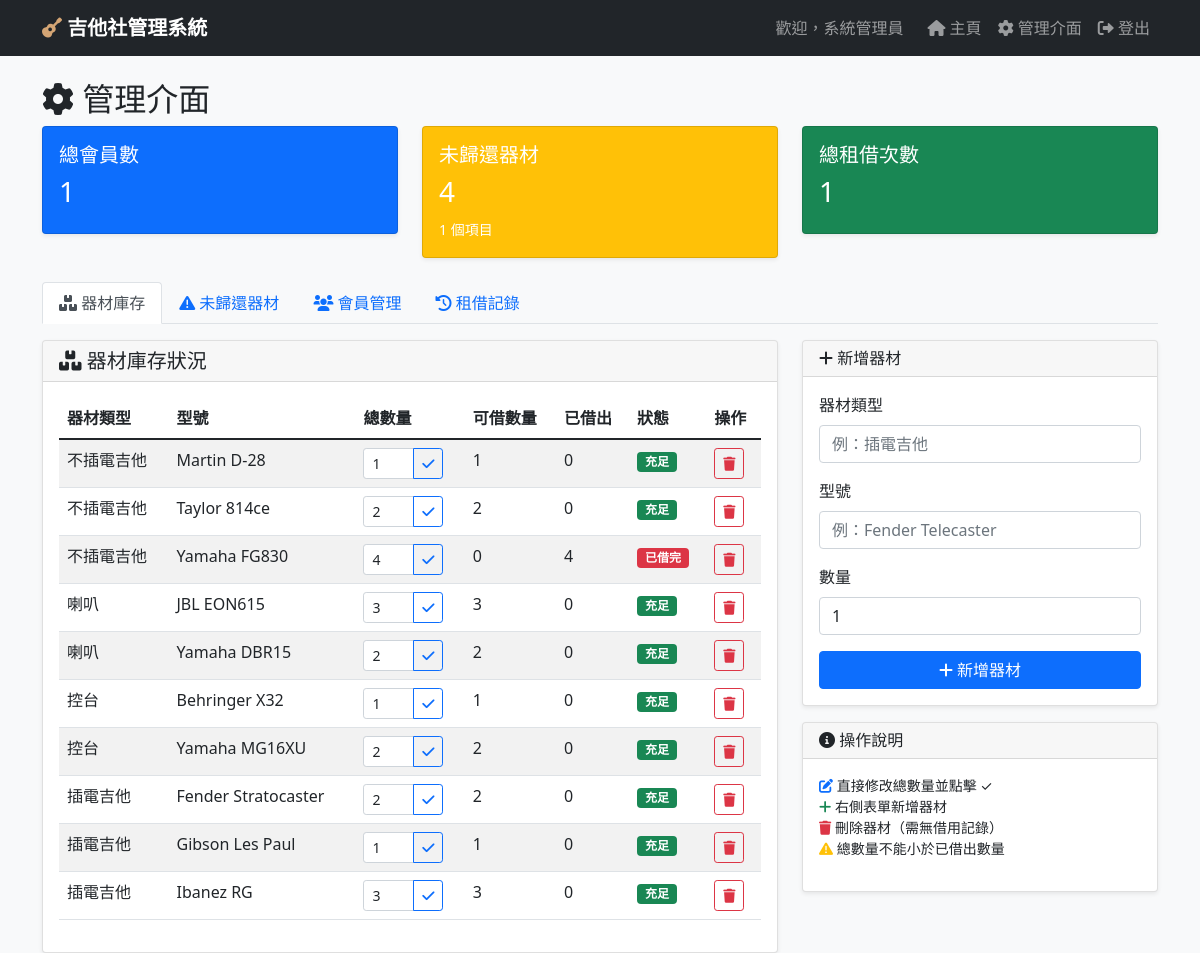
The page /admin (signed in) on the database its author committed.
### tables this page shows
CREATE TABLE equipment (
            id INTEGER PRIMARY KEY AUTOINCREMENT,
            category TEXT NOT NULL,
            model TEXT NOT NULL,
            total_quantity INTEGER NOT NULL DEFAULT 1,
            available_quantity INTEGER NOT NULL DEFAULT 1
        );

### coding/app.py (the view)
@app.route('/admin')
@admin_required
def admin_panel():
    conn = sqlite3.connect('guitar_club.db')
    cursor = conn.cursor()
    cursor.execute('SELECT id, student_id, name, class_name, club_role, created_at FROM users WHERE is_admin = 0')
    members = cursor.fetchall()
    cursor.execute('''
        WITH rental_summary AS (
            -- 原始租借記錄（每次租借的總數量）
            SELECT u.name, u.student_id, e.category, e.model,
                   rr.rental_time,
                   NULL as return_time,
                   COUNT(*) as batch_quantity,
                   'rental' as record_type,
                   COUNT(*) as total_rental_quantity,
                   SUM(CASE WHEN rr.status = 'borrowed' THEN 1 ELSE 0 END) as remaining_borrowed,
                   0 as sort_order
            FROM rental_records rr
            JOIN users u ON rr.user_id = u.id
            JOIN equipment e ON rr.equipment_id = e.id
            GROUP BY u.id, e.id, rr.rental_time

            UNION ALL

            -- 歸還記錄（每次歸還的數量）
            SELECT u.name, u.student_id, e.category, e.model,
                   rr.rental_time,
                   rr.return_time,
                   COUNT(*) as batch_quantity,
                   'return' as record_type,
                   (SELECT COUNT(*) FROM rental_records rr2
                    JOIN equipment e2 ON rr2.equipment_id = e2.id
                    WHERE rr2.user_id = rr.user_id
                      AND rr2.rental_time = rr.rental_time
                      AND e2.category = e.category
                      AND e2.model = e.model) as total_rental_quantity,
                   (SELECT COUNT(*) FROM rental_records rr3
                    JOIN equipment e3 ON rr3.equipment_id = e3.id
                    WHERE rr3.user_id = rr.user_id
                      AND rr3.rental_time = rr.rental_time
                      AND e3.category = e.category
                      AND e3.model = e.model
                      AND rr3.status = 'borrowed') as remaining_borrowed,
                   1 as sort_order
            FROM rental_records rr
            JOIN users u ON rr.user_id = u.id
            JOIN equipment e ON rr.equipment_id = e.id
            WHERE rr.return_time IS NOT NULL
            GROUP BY u.id, e.id, rr.rental_time, rr.return_time
        )
        SELECT name, student_id, category, model, rental_time, return_time,
               batch_quantity, record_type, total_rental_quantity, remaining_borrowed
        FROM rental_summary
        ORDER BY rental_time DESC, sort_order ASC,
                 CASE WHEN return_time IS NULL THEN '9999-12-31 23:59:59' ELSE return_time END DESC
    ''')
    all_rentals = cursor.fetchall()
    cursor.execute('''
        SELECT u.name, u.student_id, e.category, e.model,
               COUNT(*) as total_borrowed_count,
               MIN(rr.rental_time) as first_rental_time,
               MAX(rr.rental_time) as last_rental_time
        FROM rental_records rr
        JOIN users u ON rr.user_id = u.id
        JOIN equipment e ON rr.equipment_id = e.id
        WHERE rr.status = 'borrowed'
        GROUP BY u.id, e.id
        ORDER BY first_rental_time ASC
    ''')
    unreturned = cursor.fetchall()
    cursor.execute('''
        SELECT e.id, e.category, e.model, e.total_quantity, e.available_quantity,
               (e.total_quantity - e.available_quantity) as borrowed_quantity
        FROM equipment e
        ORDER BY e.category, e.model
    ''')
    equipment_status = cursor.fetchall()
    conn.close()
    return render_template('admin.html',
                         members=members,
                         all_rentals=all_rentals,
                         unreturned=unreturned,
                         equipment_status=equipment_status)

### coding/app.py (called while the page is built)
def admin_required(f):
    @wraps(f)
    def decorated_function(*args, **kwargs):
        if 'user_id' not in session:
            return redirect(url_for('login'))
        conn = sqlite3.connect('guitar_club.db')
        cursor = conn.cursor()
        cursor.execute('SELECT is_admin FROM users WHERE id = ?', (session['user_id'],))
        user = cursor.fetchone()
        conn.close()
        if not user or not user[0]:
            flash('需要管理員權限', 'error')
            return redirect(url_for('dashboard'))
        return f(*args, **kwargs)
    return decorated_function

### coding/templates/admin.html (shortened to what this page needs)
{% extends "base.html" %}
{% block content %}
<div class="row">
    <div class="col-12">
        <h2><i class="fas fa-cog"></i> 管理介面</h2>
        <div class="row mb-4">
            <div class="col-md-4">
                <div class="card bg-primary text-white">
                    <div class="card-body">
                        <h5>總會員數</h5>
                        <h3>{{ members|length }}</h3>
                    </div>
                </div>
            </div>
            <div class="col-md-4">
                <div class="card bg-warning text-white">
                    <div class="card-body">
                        <h5>未歸還器材</h5>
                        <h3>{{ unreturned|sum(attribute=4) }}</h3>
                        <small>{{ unreturned|length }} 個項目</small>
                    </div>
                </div>
            </div>
            <div class="col-md-4">
                <div class="card bg-success text-white">
                    <div class="card-body">
                        <h5>總租借次數</h5>
                        <h3>{{ all_rentals|length }}</h3>
                    </div>
                </div>
            </div>
        </div>
        <ul class="nav nav-tabs" id="adminTabs" role="tablist">
            <li class="nav-item" role="presentation">
                <button class="nav-link active" id="inventory-tab" data-bs-toggle="tab" data-bs-target="#inventory" type="button" role="tab">
                    <i class="fas fa-boxes"></i> 器材庫存
                </button>
            </li>
            <li class="nav-item" role="presentation">
                <button class="nav-link" id="unreturned-tab" data-bs-toggle="tab" data-bs-target="#unreturned" type="button" role="tab">
                    <i class="fas fa-exclamation-triangle"></i> 未歸還器材
                </button>
            </li>
            <li class="nav-item" role="presentation">
                <button class="nav-link" id="members-tab" data-bs-toggle="tab" data-bs-target="#members" type="button" role="tab">
                    <i class="fas fa-users"></i> 會員管理
                </button>
            </li>
            <li class="nav-item" role="presentation">
                <button class="nav-link" id="records-tab" data-bs-toggle="tab" data-bs-target="#records" type="button" role="tab">
                    <i class="fas fa-history"></i> 租借記錄
                </button>
            </li>
        </ul>
        <div class="tab-content" id="adminTabContent">
            <div class="tab-pane fade show active" id="inventory" role="tabpanel">
                <div class="row">
                    <div class="col-lg-8">
                        <div class="card mt-3">
                            <div class="card-header">
                                <h5 class="mb-0"><i class="fas fa-boxes"></i> 器材庫存狀況</h5>
                            </div>
                            <div class="card-body">
                                {% if equipment_status %}
                                <div class="table-responsive">
                                    <table class="table table-striped">
                                        <thead>
                                            <tr>
                                                <th>器材類型</th>
                                                <th>型號</th>
                                                <th>總數量</th>
                                                <th>可借數量</th>
                                                <th>已借出</th>
                                                <th>狀態</th>
                                                <th>操作</th>
                                            </tr>
                                        </thead>
                                        <tbody>
                                            {% for item in equipment_status %}
                                            <tr>
                                                <td>{{ item[1] }}</td>
                                                <td>{{ item[2] }}</td>
                                                <td>
                                                    <form method="POST" action="{{ url_for('update_equipment') }}" class="d-inline">
                                                        <div class="input-group input-group-sm" style="width: 80px;">
                                                            <input type="number" class="form-control" name="total_quantity"
                                                                   value="{{ item[3] }}" min="1" max="99">
                                                            <button type="submit" class="btn btn-outline-primary btn-sm"
                                                                    onclick="return confirm('確定要修改數量嗎？')">
                                                                <i class="fas fa-check"></i>
                                                            </button>
                                                        </div>
                                                    </form>
                                                </td>
                                                <td>{{ item[4] }}</td>
                                                <td>{{ item[5] }}</td>
                                                <td>
                                                    {% if item[4] == 0 %}
                                                        <span class="badge bg-danger">已借完</span>
                                                    {% elif item[4] <= item[3] * 0.3 %}
                                                        <span class="badge bg-warning">庫存不足</span>
                                                    {% else %}
                                                        <span class="badge bg-success">充足</span>
                                                    {% endif %}
                                                </td>
                                                <td>
                                                    <a href="{{ url_for('delete_equipment', equipment_id=item[0]) }}"
                                                       class="btn btn-outline-danger btn-sm"
                                                       onclick="return confirm('確定要刪除此器材嗎？如有未歸還記錄將無法刪除。')">
                                                        <i class="fas fa-trash"></i>
                                                    </a>
                                                </td>
                                            </tr>
                                            {% endfor %}
                                        </tbody>
                                    </table>
                                </div>
                                {% else %}
                                <p class="text-muted">暫無器材資料</p>
                                {% endif %}
                            </div>
                        </div>
                    </div>
                    <div class="col-lg-4">
                        <div class="card mt-3">
                            <div class="card-header">
                                <h6 class="mb-0"><i class="fas fa-plus"></i> 新增器材</h6>
                            </div>
                            <div class="card-body">
                                <form method="POST" action="{{ url_for('add_equipment') }}">
                                    <div class="mb-3">
                                        <label for="category" class="form-label">器材類型</label>
                                        <input type="text" class="form-control" id="category" name="category"
                                               placeholder="例：插電吉他" required>
                                    </div>
                                    <div class="mb-3">
                                        <label for="model" class="form-label">型號</label>
                                        <input type="text" class="form-control" id="model" name="model"
                                               placeholder="例：Fender Telecaster" required>
                                    </div>
                                    <div class="mb-3">
                                        <label for="total_quantity" class="form-label">數量</label>
                                        <input type="number" class="form-control" id="total_quantity" name="total_quantity"
                                               min="1" max="99" value="1" required>
                                    </div>
                                    <div class="d-grid">
                                        <button type="submit" class="btn btn-primary">
                                            <i class="fas fa-plus"></i> 新增器材
                                        </button>
                                    </div>
                                </form>
                            </div>
                        </div>
                        <div class="card mt-3">
                            <div class="card-header">
                                <h6 class="mb-0"><i class="fas fa-info-circle"></i> 操作說明</h6>
                            </div>
                            <div class="card-body">
                                <ul class="list-unstyled small">
                                    <li><i class="fas fa-edit text-primary"></i> 直接修改總數量並點擊 ✓</li>
                                    <li><i class="fas fa-plus text-success"></i> 右側表單新增器材</li>
                                    <li><i class="fas fa-trash text-danger"></i> 刪除器材（需無借用記錄）</li>
                                    <li><i class="fas fa-exclamation-triangle text-warning"></i> 總數量不能小於已借出數量</li>
                                </ul>
                            </div>
                        </div>
                    </div>
                </div>
            </div>
        </div>
    </div>
</div>
{% endblock %}

### coding/templates/base.html (shortened to what this page needs)
<!DOCTYPE html>
<html lang="zh-TW">
<head>
    <link href="https://cdn.jsdelivr.net/npm/bootstrap@5.1.3/dist/css/bootstrap.min.css" rel="stylesheet">
    <link href="https://cdnjs.cloudflare.com/ajax/libs/font-awesome/6.0.0/css/all.min.css" rel="stylesheet">
</head>
<body>
    <nav class="navbar navbar-expand-lg navbar-dark bg-dark">
        <div class="container">
            <a class="navbar-brand" href="{{ url_for('index') }}">
                <i class="fas fa-guitar guitar-icon"></i> 吉他社管理系統
            </a>
            {% if session.user_id %}
            <div class="navbar-nav ms-auto">
                <span class="navbar-text me-3">歡迎，{{ session.user_name }}</span>
                <a class="nav-link" href="{{ url_for('dashboard') }}">
                    <i class="fas fa-home"></i> 主頁
                </a>
                {% if session.is_admin %}
                <a class="nav-link" href="{{ url_for('admin_panel') }}">
                    <i class="fas fa-cog"></i> 管理介面
                </a>
                {% endif %}
                <a class="nav-link" href="{{ url_for('logout') }}">
                    <i class="fas fa-sign-out-alt"></i> 登出
                </a>
            </div>
            {% endif %}
        </div>
    </nav>
    <div class="container mt-4">
        {% block content %}{% endblock %}
    </div>
</body>
</html>

### coding/templates/base.html (style rules this page uses)
body { background-color: #f8f9fa; }
.navbar-brand { font-weight: bold; }
.card { box-shadow: 0 0.125rem 0.25rem rgba(0, 0, 0, 0.075); }
.guitar-icon { color: #d4a574; }

### rows shown on the page
equipment: category "不插電吉他", model "Martin D-28", total_quantity "1", available_quantity "1", item "0", shows "充足"
equipment: category "不插電吉他", model "Taylor 814ce", total_quantity "2", available_quantity "2", item "0", shows "充足"
equipment: category "不插電吉他", model "Yamaha FG830", total_quantity "4", available_quantity "0", item "4", shows "已借完"
equipment: category "喇叭", model "JBL EON615", total_quantity "3", available_quantity "3", item "0", shows "充足"
equipment: category "喇叭", model "Yamaha DBR15", total_quantity "2", available_quantity "2", item "0", shows "充足"
equipment: category "控台", model "Behringer X32", total_quantity "1", available_quantity "1", item "0", shows "充足"
equipment: category "控台", model "Yamaha MG16XU", total_quantity "2", available_quantity "2", item "0", shows "充足"
equipment: category "插電吉他", model "Fender Stratocaster", total_quantity "2", available_quantity "2", item "0", shows "充足"
equipment: category "插電吉他", model "Gibson Les Paul", total_quantity "1", available_quantity "1", item "0", shows "充足"
equipment: category "插電吉他", model "Ibanez RG", total_quantity "3", available_quantity "3", item "0", shows "充足"

### other values the page prints
{{ session.user_name }} "系統管理員"
{{ members|length }} "1"
{{ unreturned|sum(attribute=4) }} "4"
{{ unreturned|length }} "1"
{{ all_rentals|length }} "1"
